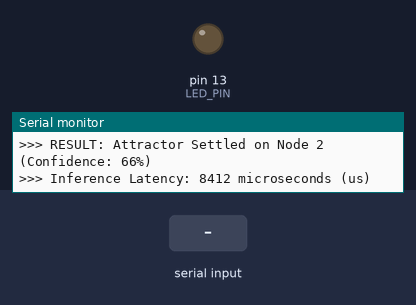
Recording of a sketch running on a simulated Arduino Uno, built with avr-gcc and run on an emulated ATmega328P. On the bench: output pins drawn as LEDs (lit = HIGH), the last lines printed to the serial monitor. The test bench sets the inputs (shaded band).

Above: at 1.2 s.
1.3 s: "5\n" received over Serial
At 1.47 s:
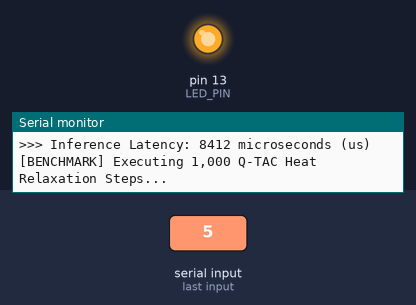
3.1 s: byte 51 ('3') received over Serial
6.1 s: byte 54 ('6') received over Serial
Timing chart, 0 to 9.1 s (numbered marks = the images above; inputs shaded):
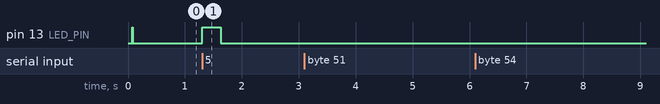

Measured:
- after the input at 1.3 s, pin 13 (LED_PIN): LOW → HIGH at once, → LOW 0.33 s later

The sketch:

uno_nano_geoformer.ino
```cpp
// (licence header left out)
#define NUM_NODES 16
#define FP_SHIFT 8
#define FP_ONE (1 << FP_SHIFT)  // 256 = 1.0 in fixed-point

// 4-bit Metric Conductance Lattice (16x16 = 256 bytes SRAM)
uint8_t W[NUM_NODES][NUM_NODES];

// Directed Row-Normalized Transition Matrix (16x16*2 = 512 bytes SRAM)
uint16_t P[NUM_NODES][NUM_NODES];

// Attractor Activation Vectors (16*2 = 32 bytes)
uint16_t h[NUM_NODES];
uint16_t h_next[NUM_NODES];

const int LED_PIN = 13;

void carve_geodesic(uint8_t src, uint8_t dst, uint8_t weight) {
    if (src >= NUM_NODES || dst >= NUM_NODES) return;
    uint16_t new_w = (uint16_t)W[src][dst] + weight;
    if (new_w > 15) new_w = 15; // 4-bit saturation
    W[src][dst] = (uint8_t)new_w;
}

void update_transitions() {
    for (uint8_t i = 0; i < NUM_NODES; i++) {
        uint16_t row_sum = 0;
        for (uint8_t j = 0; j < NUM_NODES; j++) row_sum += W[i][j];
        for (uint8_t j = 0; j < NUM_NODES; j++) {
            if (row_sum > 0) {
                P[i][j] = ((uint32_t)W[i][j] * FP_ONE) / row_sum;
            } else {
                P[i][j] = 0;
            }
        }
    }
}

void qtac_step() {
    for (uint8_t j = 0; j < NUM_NODES; j++) {
        uint32_t acc = 0;
        for (uint8_t i = 0; i < NUM_NODES; i++) {
            if (h[i] > 0 && P[i][j] > 0) {
                acc += (uint32_t)h[i] * P[i][j];
            }
        }
        h_next[j] = (uint16_t)(acc >> FP_SHIFT);
    }
    for (uint8_t j = 0; j < NUM_NODES; j++) h[j] = h_next[j];
}

void inject_pulse(uint8_t node) {
    for (uint8_t i = 0; i < NUM_NODES; i++) h[i] = 0;
    if (node < NUM_NODES) h[node] = FP_ONE;
}

uint8_t get_argmax() {
    uint8_t best = 0;
    uint16_t max_val = 0;
    for (uint8_t i = 0; i < NUM_NODES; i++) {
        if (h[i] > max_val) {
            max_val = h[i];
            best = i;
        }
    }
    return best;
}

void print_activations(uint8_t step) {
    Serial.print(F("  Step tau="));
    Serial.print(step);
    Serial.print(F(": [ "));
    for (uint8_t i = 0; i < NUM_NODES; i++) {
        uint16_t pct = ((uint32_t)h[i] * 100) >> FP_SHIFT;
        if (pct > 0) {
            Serial.print(F("Node"));
            Serial.print(i);
            Serial.print(F("="));
            Serial.print(pct);
            Serial.print(F("% "));
        }
    }
    Serial.println(F("]"));
}

void init_default_graph() {
    memset(W, 0, sizeof(W));

    // Multi-Hop Transitive Chains:
    // Chain 1: 0 -> 1 -> 2 -> 3 (3-hop composition)
    carve_geodesic(0, 1, 8);
    carve_geodesic(1, 2, 8);
    carve_geodesic(2, 3, 8);

    // Crossroad branching from node 1 -> 4 -> 5
    carve_geodesic(1, 4, 4);
    carve_geodesic(4, 5, 8);

    // Chain 2: 6 -> 7 -> 8 -> 9
    carve_geodesic(6, 7, 8);
    carve_geodesic(7, 8, 8);
    carve_geodesic(8, 9, 8);

    // Chain 3 (Clinical Casualty Triage):
    // Node 10 (Shock) -> Node 11 (Severe Hypotension) -> Node 12 (Emergency Vasopressors)
    carve_geodesic(10, 11, 10);
    carve_geodesic(11, 12, 10);

    update_transitions();
}

void run_transitive_query(uint8_t src_node, uint8_t max_tau) {
    Serial.println(F("\n--------------------------------------------------"));
    Serial.print(F(">>> Injected Source Pulse on Node "));
    Serial.println(src_node);
    Serial.println(F("--------------------------------------------------"));

    digitalWrite(LED_PIN, HIGH);
    unsigned long start_us = micros();

    inject_pulse(src_node);
    print_activations(0);

    for (uint8_t tau = 1; tau <= max_tau; tau++) {
        qtac_step();
        print_activations(tau);
    }

    unsigned long elapsed_us = micros() - start_us;
    digitalWrite(LED_PIN, LOW);

    uint8_t attractor = get_argmax();
    uint16_t confidence = ((uint32_t)h[attractor] * 100) >> FP_SHIFT;

    Serial.print(F(">>> RESULT: Attractor Settled on Node "));
    Serial.print(attractor);
    Serial.print(F(" (Confidence: "));
    Serial.print(confidence);
    Serial.println(F("%)"));
    Serial.print(F(">>> Inference Latency: "));
    Serial.print(elapsed_us);
    Serial.println(F(" microseconds (us)"));
}

void print_conductance_matrix() {
    Serial.println(F("\n=== 4-BIT METRIC CONDUCTANCE LATTICE W (16x16) ==="));
    Serial.print(F("     "));
    for (uint8_t j = 0; j < NUM_NODES; j++) {
        if (j < 10) Serial.print(F(" "));
        Serial.print(j);
        Serial.print(F(" "));
    }
    Serial.println();
    for (uint8_t i = 0; i < NUM_NODES; i++) {
        if (i < 10) Serial.print(F(" "));
        Serial.print(i);
        Serial.print(F(": "));
        for (uint8_t j = 0; j < NUM_NODES; j++) {
            if (W[i][j] == 0) {
                Serial.print(F(" . "));
            } else {
                if (W[i][j] < 10) Serial.print(F(" "));
                Serial.print(W[i][j]);
                Serial.print(F(" "));
            }
        }
        Serial.println();
    }
    Serial.println(F("==================================================="));
}

void run_1000_cycle_benchmark() {
    Serial.println(F("\n[BENCHMARK] Executing 1,000 Q-TAC Heat Relaxation Steps..."));
    inject_pulse(0);

    digitalWrite(LED_PIN, HIGH);
    unsigned long start_us = micros();
    for (uint16_t c = 0; c < 1000; c++) {
        qtac_step();
        if ((c & 0x07) == 0) h[0] += 16;
    }
    unsigned long total_us = micros() - start_us;
    digitalWrite(LED_PIN, LOW);

    Serial.print(F(">>> 1,000 Steps Completed in: "));
    Serial.print(total_us);
    Serial.println(F(" us"));
    Serial.print(F(">>> Average Latency per Q-TAC Step: "));
    Serial.print(total_us / 1000.0, 2);
    Serial.println(F(" us"));
    if (total_us > 0) {
        float steps_per_sec = (1000.0 * 1000000.0) / total_us;
        Serial.print(F(">>> Throughput: "));
        Serial.print(steps_per_sec, 0);
        Serial.println(F(" steps/second on 16 MHz 8-bit AVR!"));
    }
}

void print_menu() {
    Serial.println(F("\n===================================================="));
    Serial.println(F("    GEOFORMER NANO: QUANTIZED PROPAGATION GEOMETRY  "));
    Serial.println(F("    Running on Atmel ATmega328P @ 16 MHz (Uno)      "));
    Serial.println(F("    Author: Shrikant Bhosale (Atmabhan Pandit)      "));
    Serial.println(F("    Zenodo DOI: 10.5281/zenodo.23730305             "));
    Serial.println(F("===================================================="));
    Serial.println(F("Commands:"));
    Serial.println(F("  [1] Query 2-Hop Transitive Route: Node 0 -> Node 2 (tau=2)"));
    Serial.println(F("  [2] Query 3-Hop Deep Route: Node 0 -> Node 3 (tau=3)"));
    Serial.println(F("  [3] Dynamic In-Context Adaptation: Carve Geodesic Highway (0->3)"));
    Serial.println(F("  [4] Inspect 16x16 Metric Conductance Lattice"));
    Serial.println(F("  [5] Run 1,000-Step Hardware Benchmark & Latency Audit"));
    Serial.println(F("  [6] Medical Triage Deduction: Node 10 (Shock) -> Node 12 (Rx)"));
    Serial.println(F("====================================================\n"));
}

void setup() {
    pinMode(LED_PIN, OUTPUT);
    digitalWrite(LED_PIN, LOW);

    Serial.begin(115200);
    while (!Serial && millis() < 3000); // Wait for serial monitor

    init_default_graph();
    print_menu();

    // Initial 2-hop run on boot
    run_transitive_query(0, 2);
}

void loop() {
    if (Serial.available()) {
        char cmd = Serial.read();
        switch (cmd) {
            case '1':
                run_transitive_query(0, 2);
                break;
            case '2':
                run_transitive_query(0, 3);
                break;
            case '3':
                Serial.println(F("\n[ADAPTATION] Carving direct Geodesic Highway: Node 0 ==> Node 3 (+12 conductance)"));
                carve_geodesic(0, 3, 12);
                update_transitions();
                Serial.println(F("[ADAPTATION] Conductance updated in SRAM. Re-evaluating query:"));
                run_transitive_query(0, 1);
                break;
            case '4':
                print_conductance_matrix();
                break;
            case '5':
                run_1000_cycle_benchmark();
                break;
            case '6':
                Serial.println(F("\n[CLINICAL TRIAGE] Pulse injected at Node 10 (Emergency Shock)..."));
                run_transitive_query(10, 2);
                break;
            case '\r':
            case '\n':
                break;
            default:
                Serial.println(F("Unknown command. Type 1, 2, 3, 4, 5, or 6."));
                break;
        }
    }
}
```

Source omitted: main.c (16981 bytes), mcu_weights.h (data table, 9382 bytes)
